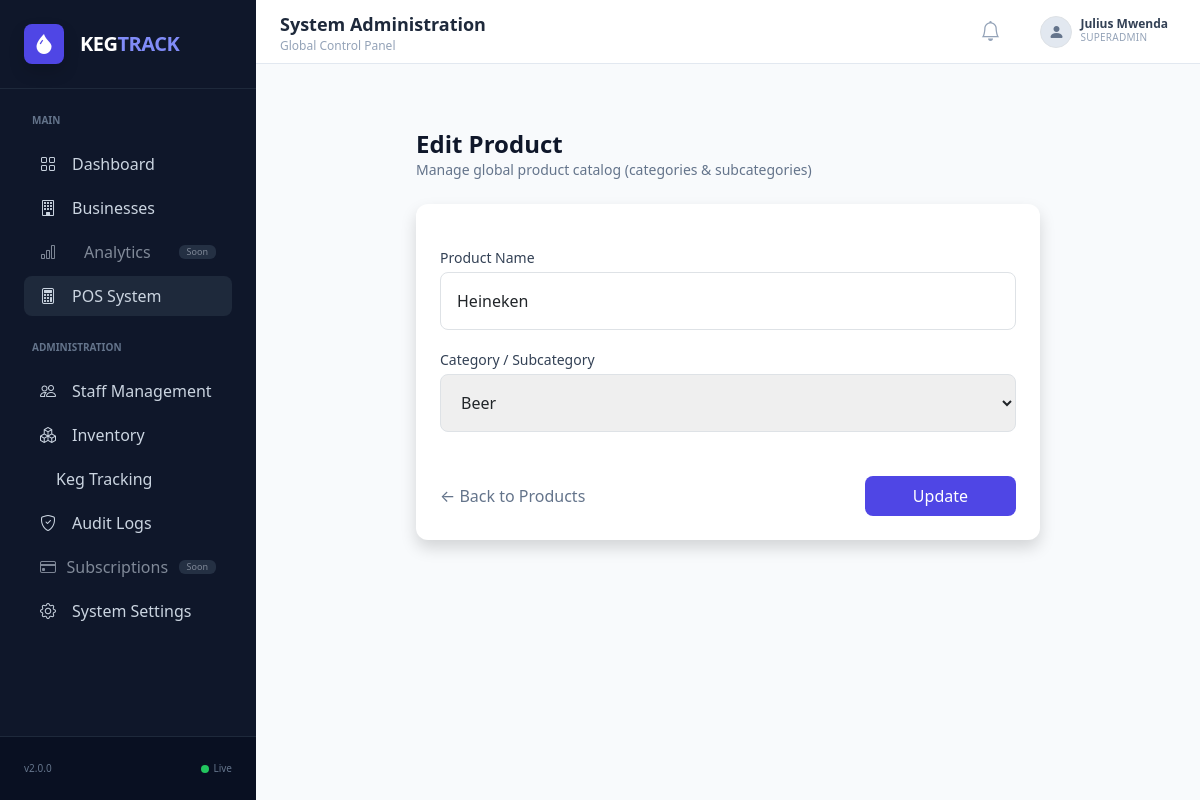
Page /inventory/catalog/products/2/edit/ (signed in) on the committed database.
### accounts/models.py (models this page shows, shortened)
class User(AbstractUser):
    phone = models.CharField(max_length=20, unique=True)
    email = models.EmailField(unique=True)
    business = models.ForeignKey(
        "business.Business",
        on_delete=models.CASCADE,
        null=True,
        blank=True
    )
    role = models.ForeignKey(
        "accounts.Role",
        on_delete=models.SET_NULL,
        null=True,
        blank=True
    )
    is_superadmin = models.BooleanField(default=False)
    is_active_staff = models.BooleanField(default=True)
    must_change_password = models.BooleanField(default=True)
    is_deleted = models.BooleanField(default=False)
    last_login_ip = models.GenericIPAddressField(null=True, blank=True)
    last_device = models.CharField(max_length=255, blank=True)
    created_at = models.DateTimeField(auto_now_add=True)
    updated_at = models.DateTimeField(auto_now=True)
    USERNAME_FIELD = "username"
    REQUIRED_FIELDS = ["email", "phone", "first_name", "last_name"]
    objects = UserManager()

### inventory/models.py (models this page shows, shortened)
class Product(models.Model):
    name = models.CharField(max_length=255)
    category = models.ForeignKey(
        ProductCategory,
        on_delete=models.PROTECT,
        related_name="products"
    )
    class Meta:
        ordering = ["name"]

class ProductCategory(models.Model):
    name = models.CharField(max_length=100)
    parent = models.ForeignKey(
        "self",
        null=True,
        blank=True,
        on_delete=models.CASCADE,
        related_name="subcategories"
    )
    class Meta:
        unique_together = ("name", "parent")

### inventory/views.py (the view)
# urls.py: path("catalog/products/<int:pk>/edit/", views.product_update, name="product_update"),
@login_required
@superadmin_required
def product_update(request, pk):
    product = get_object_or_404(Product, pk=pk)
    categories = ProductCategory.objects.all()
    if request.method == "POST":
        product.name = request.POST.get("name")
        product.category_id = request.POST.get("category")
        product.save()
        return redirect("inventory:product_list")
    return render(request, "inventory/catalog/product_form.html", {
        "product": product,
        "categories": categories
    })

### accounts/models.py (called while the page is built)
    @property
    def code(self):
        return self.name  # alias for cleaner logic

### inventory/views.py (called while the page is built)
def superadmin_required(view_func):
    @wraps(view_func)
    def wrapper(request, *args, **kwargs):
        if not request.user.is_authenticated or not getattr(request.user, "is_superadmin", False):
            return HttpResponseForbidden("Superadmin only")
        return view_func(request, *args, **kwargs)
    return wrapper

### tracking/context_processors.py (called while the page is built)
def keg_config(request):
    config, _ = KegSystemConfig.objects.get_or_create(id=1)
    return {"config": config}

### inventory/templates/inventory/catalog/product_form.html (shortened to what this page needs)
{% extends "base.html" %}
{% block content %}
<div class="p-6 max-w-2xl mx-auto space-y-6">
    <div>
        <h1 class="text-2xl font-bold text-slate-900">
            {% if product %}Edit Product{% else %}Add Product{% endif %}
        </h1>
        <p class="text-sm text-slate-500">
            Manage global product catalog (categories & subcategories)
        </p>
    </div>
    <form method="POST" class="bg-white p-6 rounded-xl shadow space-y-5">
        <div>
            <label class="block text-sm font-medium text-slate-700 mb-1">
                Product Name
            </label>
            <input type="text"
                   name="name"
                   value="{{ product.name|default:'' }}"
                   required
                   class="w-full border p-3 rounded-lg focus:ring-2 focus:ring-indigo-500 focus:outline-none"
                   placeholder="e.g Tusker Lager">
        </div>
        <div>
            <label class="block text-sm font-medium text-slate-700 mb-1">
                Category / Subcategory
            </label>
            <select name="category"
                    required
                    class="w-full border p-3 rounded-lg focus:ring-2 focus:ring-indigo-500">
                {% for cat in categories %}
                    {% if not cat.parent %}
                        <option value="{{ cat.id }}"
                            {% if product and product.category.id == cat.id %}selected{% endif %}>
                            {{ cat.name }}
                        </option>
                    {% endif %}
                {% endfor %}
            </select>
        </div>
        <div class="flex justify-between items-center pt-4">
            <a href="{% url 'inventory:product_list' %}"
               class="text-slate-500 hover:underline">
                ← Back to Products
            </a>
            <button type="submit"
                    class="px-5 py-2 bg-indigo-600 text-white rounded-lg hover:bg-indigo-700">
                {% if product %}Update{% else %}Create{% endif %}
            </button>
        </div>
    </form>
</div>
{% endblock %}

### templates/includes/navbar.html (shortened to what this page needs)
<nav class="bg-white border-b border-slate-200 h-16 flex items-center justify-between px-6 sticky top-0 z-10">
    <div class="flex items-center gap-4">
        <div class="flex flex-col leading-tight">
            <span class="text-lg font-semibold text-slate-800">
                {% if request.user.is_superuser or request.user.is_superadmin %}
                    System Administration
                {% elif request.session.active_business_id %}
                    {{ request.user.business.name }}
                {% else %}
                    Business Dashboard
                {% endif %}
            </span>
            <span class="text-xs text-slate-400">
                {% if request.user.is_superuser or request.user.is_superadmin %}
                    Global Control Panel
                {% elif request.user.role %}
                    {{ request.user.role.name|upper }}
                {% else %}
                    STAFF
                {% endif %}
            </span>
        </div>
    </div>
    <div class="flex items-center gap-4">
        <button class="relative p-2 text-slate-400 hover:text-slate-600 transition">
            <i class="bi bi-bell text-xl"></i>
        </button>
        <div class="dropdown">
            <button class="flex items-center gap-2 hover:bg-slate-50 px-2 py-1 rounded transition"
                    data-bs-toggle="dropdown">
                <div class="w-8 h-8 rounded-full bg-slate-200 flex items-center justify-center border border-slate-300">
                    <i class="bi bi-person-fill text-slate-500"></i>
                </div>
                <div class="text-left hidden sm:block">
                    <p class="text-xs font-semibold leading-none text-slate-700">
                        {{ user.get_full_name|default:user.username }}
                    </p>
                    <p class="text-[10px] text-slate-400 uppercase tracking-wide">
                        {% if user.is_superuser or user.is_superadmin %}
                            SUPERADMIN
                        {% else %}
                            {{ user.role.name|default:"STAFF" }}
                        {% endif %}
                    </p>
                </div>
            </button>
        </div>
    </div>
</nav>

### templates/base.html (style rules this page uses)
.theme-owner { --role-color: #0ea5e9; }

### rows in the picture
User: get_full_name "Julius Mwenda"
Product: name "Heineken", category "Beer"
